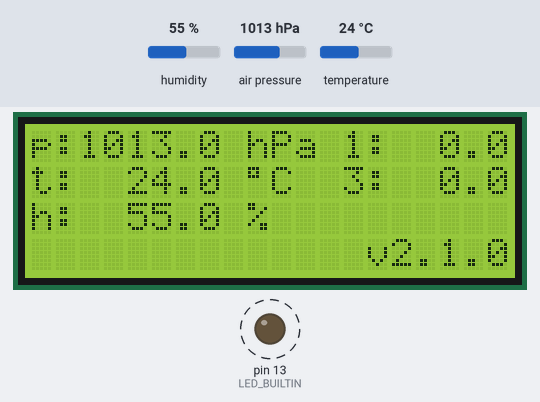
Recording of a sketch running on a simulated Arduino Uno, built with avr-gcc and run on an emulated ATmega328P. Shown: 20×4 character LCD, output pins drawn as LEDs (lit = HIGH). Dashed ring = blinking. The inputs (shaded band) are chosen by the test bench; at power-on: humidity 55 %, air pressure 1013 hPa, temperature 24 °C.

Above: at 1.2 s.
1.3 s: humidity set to 22 %
At 2.6 s:
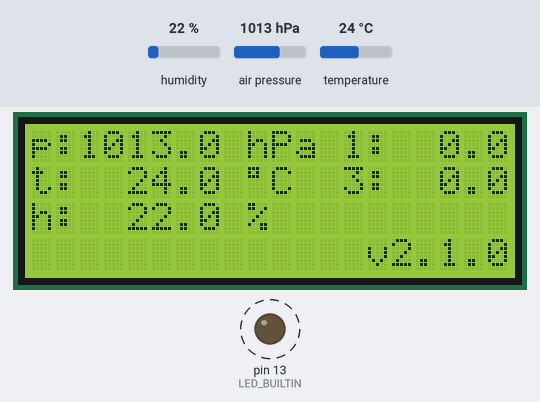
5.3 s: air pressure set to 952 hPa
At 6.8 s:
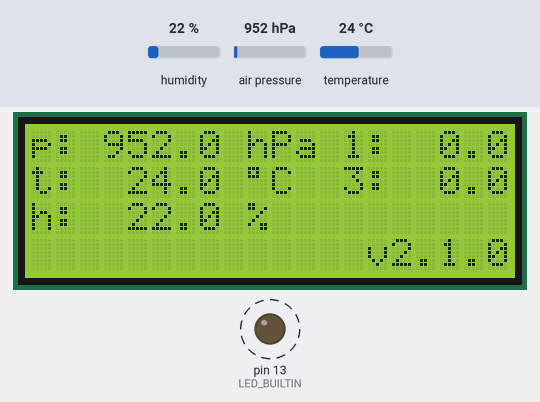
7.6 s: temperature set to 12 °C
At 8.9 s:
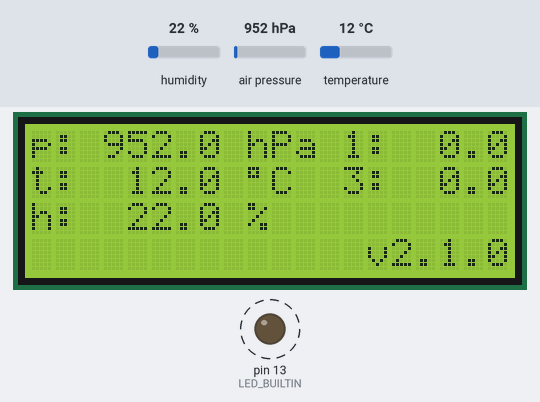
9.6 s: humidity set to 40 %
At 10.9 s:
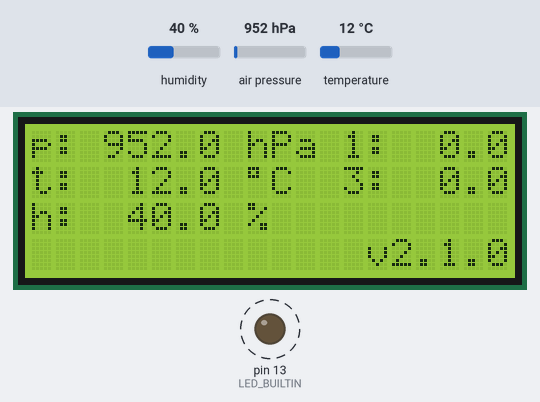
Timing chart, 0 to 12.6 s (numbered marks = the images above; inputs shaded):
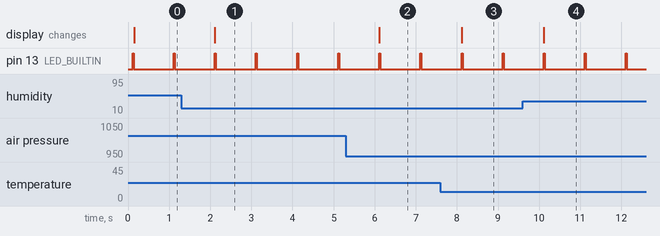

The sketch:

barotemp.ino
```cpp
#include <stdlib.h>
#include <LiquidCrystal_I2C.h>
#include <SparkFunBME280.h>
#include <arduino-timer.h>

LiquidCrystal_I2C lcd(0x27, 20, 4); // set the LCD address to 0x27 for a 16 chars and 2 line display
BME280 bme;

auto timer = timer_create_default();
char *version = (char *)"v2.1.0";

#define TIME_SPAN 1
#define BUFFER_SIZE 13
#define SECONDS 900

float pressures[BUFFER_SIZE];
int currentTime;
bool arrayInitialized = false;
int ticks = SECONDS;

void setup()
{
  pinMode(LED_BUILTIN, OUTPUT);

  initDisplay();
  initBME280();

  displayUnits();

  initTimer();
}

void loop()
{
  timer.tick();
}

void initArray()
{
  for (int i = 0; i < BUFFER_SIZE; i++)
  {
    pressures[i] = 0;
  }
  arrayInitialized = true;
}

void initDisplay()
{
  lcd.init(); // initialize the lcd
  lcd.backlight();
}

void displayUnits()
{
  lcd.setCursor(0, 0);
  lcd.print("p:");
  lcd.setCursor(0, 1);
  lcd.print("t:");
  lcd.setCursor(0, 2);
  lcd.print("h:");

  rightAlign(3, version);
}

void initBME280()
{
  bme.setI2CAddress(0x76);
  if (!bme.begin())
  {
    printError((char *)"bme280");
  }
  /* first pressure reading is off by ~3%, reading temp & humidity first fixes this */
  bme.readTempC();
  bme.readFloatHumidity();
  readPressure();
}

void initTimer()
{
  timer.every(1000, tick);
}

bool tick(void *) {
  float pressure = readPressure();
  updateDisplay(pressure);
  measure(pressure);
  return true;
}

void writePressure(float pressure)
{
  char value[8];
  dtostrf(pressure, 6, 1, value);

  lcd.setCursor(2, 0);
  lcd.print(value);
  lcd.print(" hPa");
}

void writeTemperature(float temperature)
{
  char value[8];
  dtostrf(temperature, 6, 1, value);
  lcd.setCursor(2, 1);
  lcd.print(value);
  lcd.print(" ");
  lcd.print((char)223);
  lcd.print("C");
}

void writeHumidity(float humidity)
{
  char value[8];
  dtostrf(humidity, 6, 1, value);
  lcd.setCursor(2, 2);
  lcd.print(value);
  lcd.print(" %");
}

void blink(int millis)
{
  digitalWrite(LED_BUILTIN, HIGH);
  delay(millis);
  digitalWrite(LED_BUILTIN, LOW);
}

void rightAlign(int row, char *text)
{
  lcd.setCursor(20 - strlen(text), 3);
  lcd.print(text);
}

void printError(char *text)
{
  lcd.setCursor(0, 3);
  lcd.print("e: ");
  lcd.print(text);
}

bool updateDisplay(float pressure)
{
  float temperature = bme.readTempC();
  float humidity = bme.readFloatHumidity();

  writeTemperature(temperature);
  writeHumidity(humidity);
  writePressure(pressure);

  blink(25);

  return true;
}

bool measure(float pressure)
{
  if (ticks < SECONDS)
  {
    ticks++;
    return true;
  }
  else
    ticks = 0;

  if (!arrayInitialized)
  {
    initArray();
  }

  currentTime = currentTime % BUFFER_SIZE;
  pressures[currentTime] = pressure;

  displayDeltas();

  currentTime++;

  return true;
}

void displayDeltas()
{

  lcd.setCursor(13, 0);
  lcd.print((char *)"1: ");
  displayDelta(calcDelta(4));

  lcd.setCursor(13, 1);
  lcd.print((char *)"3: ");
  displayDelta(calcDelta(12));
}

void displayDelta(float delta) {
  char value[5];
  dtostrf(delta, 1, 1, value);
  if (delta >= 0)
    lcd.print((char *)" ");
  lcd.print(value);
}

float calcDelta(int periods)
{
  int prev = currentTime - periods;
  if (prev < 0)
    prev += BUFFER_SIZE;

  if (pressures[prev] == 0)
  {
    return 0;
  }

  return pressures[currentTime] - pressures[prev];
}

float readPressure() {
  return bme.readFloatPressure() / 100;
}
```

Measured:
- after the input at 1.3 s, the display: changes after 0.81 s (image 1)
- after the input at 5.3 s, the display: changes after 0.81 s (image 2)
- after the input at 7.6 s, the display: changes after 0.51 s (image 3)
- after the input at 9.6 s, the display: changes after 0.51 s (image 4)
- by itself, pin 13 (LED_BUILTIN): alternates HIGH for 0.03 s and LOW for 0.97 s
